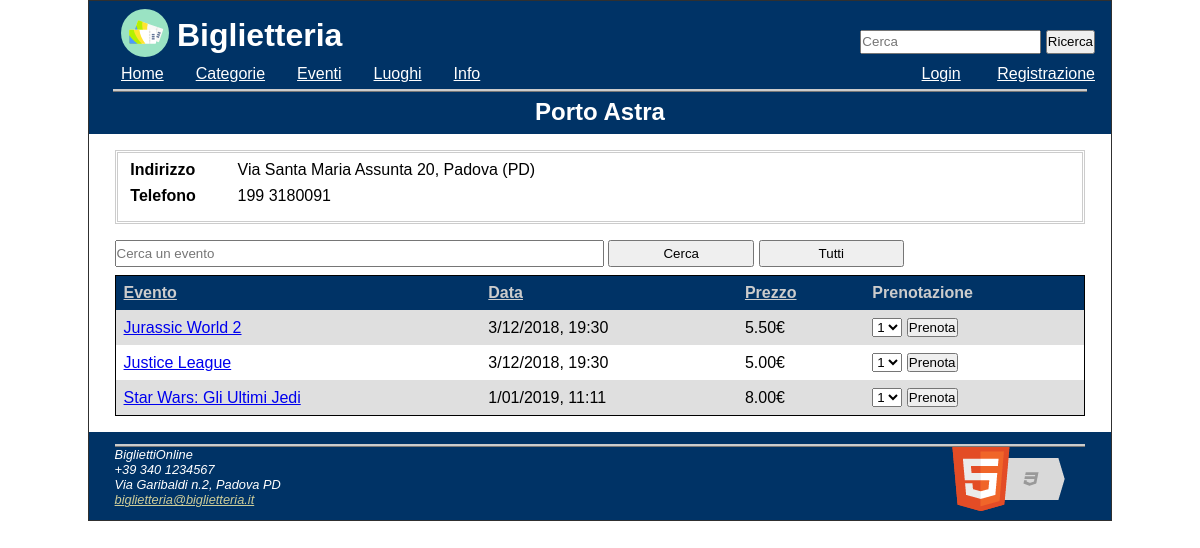
The app's page /altri_progetti/Progetto Feiv/public_html/luogo_scheda.php?luogo_id=9 with its own data.
### tables this page shows
CREATE TABLE `luoghi` (
  `id` int(11) NOT NULL,
  `nome` char(50) NOT NULL,
  `indirizzo` longtext,
  `telefono` char(40) DEFAULT NULL
);

CREATE TABLE `spettacoli` (
  `id` int(11) NOT NULL,
  `evento_id` int(11) NOT NULL DEFAULT '0',
  `luogo_id` int(11) NOT NULL DEFAULT '0',
  `data_ora` datetime NOT NULL,
  `posti_disponibili` bigint(20) NOT NULL DEFAULT '0',
  `prezzo` decimal(7,2) NOT NULL DEFAULT '0.00'
);

CREATE TABLE `eventi` (
  `id` int(11) NOT NULL,
  `categoria_id` int(11) NOT NULL,
  `nome` char(50) NOT NULL DEFAULT '0',
  `descrizione` longtext,
  `durata` time DEFAULT '00:00:00'
);

### altri_progetti/Progetto Feiv/public_html/luogo_scheda.php (the view, shortened to what this page needs)
<!DOCTYPE html>
<?php
require_once('php/config.php');
require_once('php/printTemplate.php');
$luogo = select("SELECT * FROM luoghi WHERE id=$luogo_id")[0];
?>
<html lang="it" >
<head>
  <?= printHead(get_nome_luogo($luogo_id)) ?>
</head>
<body>
  <header>
    <?= printHeader(); ?>
  </header>
  <nav id="nav" class="Off">
    <?= printNavBar(); ?>
  </nav>
  <div id="corpo" onclick="menuOff()">
    <div class="title"><h2><?= $luogo['nome'] ?></h2> </div>
      <div class="content">
          <aside>
          <div class="borderDl">
              <dl>
                  <dt>Indirizzo</dt><dd><?= $luogo['indirizzo'] ?></dd>
                  <dt>Telefono</dt><dd><?= $luogo['telefono'] ?></dd>
              </dl>
</div>
          </aside>
          <?php filter_form($filter,'Cerca un evento'); ?>
          <div class="tableResponsive">
            <table  aria-label="<?php echo "Tabella contenente gli spettacoli organizzati nel luogo ".$luogo['nome']."\""?> title="<?php echo "La tabella contiene tutti gli spettacoli presenti sul nostro sito che sono organizzati nel luogo ".$luogo['nome']."\""?>>
              <thead>
              <tr>
                  <th scope="col" >
                    <?php print_ordinable_th('Evento',$ord,'e','evento')?></th>
                  <th scope="col" >
                    <?php print_ordinable_th('Data',$ord,'d','data')?></th>
                  <th scope="col" >
                    <?php print_ordinable_th('Prezzo',$ord,'p','prezzo')?></th>
                  <th scope="col">Prenotazione</th>
              </tr>
              </thead>
              <tbody>
              <?php
              $sql = "SELECT spettacoli.data_ora,spettacoli.prezzo,spettacoli.id,eventi.nome,eventi.id as idevento,spettacoli.posti_disponibili
                FROM spettacoli JOIN eventi ON spettacoli.evento_id=eventi.id
                WHERE spettacoli.luogo_id=$luogo_id AND spettacoli.data_ora >= NOW() ";
              if(isset($ord)){
                  switch($ord){
                      case 'e': $sql.= "ORDER BY eventi.nome";
                          break;
                      case 'd': $sql.= "ORDER BY spettacoli.data_ora ASC";
                          break;
                      case 'p':  $sql.= "ORDER BY spettacoli.prezzo";
                  }
              } else {
                    $sql.=" ORDER BY eventi.nome";
              }
              $spettacoli = select($sql);
              foreach($spettacoli as $s){
                  echo "<tr>";
                  echo "<td><a title=\"Vai all'evento\" href='evento_scheda.php?evt_id=".$s['idevento']."'>".$s['nome'];
                  echo "</a></td>";
                  echo "<td>".format_data_ora($s['data_ora']);
                  echo "</td>";
                  echo "<td>".$s['prezzo']."&euro;";
                  echo "</td>";
                  print_form_prenotazione($s['id'], ((isset($_SESSION) && isset($_SESSION['user_id'])) ? $_SESSION['user_id'] : null),$s['posti_disponibili'],get_evento_from_spettacolo($s['id'])['nome'], $s['data_ora'] ,$luogo_id);
                  echo "</tr>";
              }
              ?>
          </table> </div>
      </div>
  </div>
  <footer>
    <?= printFooter(); ?>
  </footer>
</body>
</html>

### altri_progetti/Progetto Feiv/public_html/php/config.php (shortened to what this page needs)
<?php
$conn = null;
function query($sql)
{
    global $conn;
    $res = mysqli_query($conn, $sql);
    return $res;
}
function select($sql)
{
    $res = query($sql);
    $table = array();
    while ($row = mysqli_fetch_assoc($res)) {
        $table[] = $row;
    }
    return $table;
}
function get_nome_luogo($id)
{
    $luogo = select("SELECT nome FROM luoghi WHERE id=$id");
    return $luogo[0]['nome'];
}
function get_evento_from_spettacolo($id_spettacolo)
{
    $ret = select("SELECT eventi.* FROM eventi JOIN spettacoli ON eventi.id=spettacoli.evento_id
    WHERE spettacoli.id=$id_spettacolo");
    $ritorno = $ret[0];
    return $ritorno;
}
function is_logged()
{
    if (isset($_SESSION['user_id'])) {
        return true;
    } else {
        return false;
    }
}
function filter_form($filter, $placeholder = '')
{
    echo "<form  id=\"filterform\" method=\"GET\"";
    echo " action=".$_SERVER['PHP_SELF'].">";
    echo "
  <label for=\"cercaText\" id=\"cercaTextLabel\" >Filtra risultati</label>
  <input id=\"cercaText\" type=\"text\" name=\"filter\" value=\"$filter\" placeholder='$placeholder'>
  <input id=\"cercaButton\" type=\"submit\" value=\"Cerca\" class=\"postfix button\">
  <input  id=\"tuttiButton\" type=\"submit\" name=\"tutti\" value=\"Tutti\" class=\"prefix button secondary\">
  </form>";
}
function format_data_ora($data)
{
    $ret = new DateTime($data);
    return $ret->format('j/m/Y, H:i');
}
function print_ordinable_th($thtext, $ord, $char, $a_title)
{
    if (!is_ordered_by_char($ord, $char)) {
        $newRequest = $_SERVER['PHP_SELF'] . '?';
        if (isset($_GET)) {
            foreach ($_GET as $param => $value) {
                if ($param != 'ord') {
                    $newRequest .= "$param=$value&";
                }
            }
        }
        $newRequest .= "ord=" . $char;
        echo "<a href=\"$newRequest\"  title=\"Ordina per $a_title\">";
    }
    echo "$thtext";
    if (!is_ordered_by_char($ord, $char)) {
        echo "</a>";
    } else {
        echo "&#11206;";
    }
}
function is_ordered_by_char($ord, $char)
{
    return false;
}
function print_form_prenotazione($id_spettacolo, $id_user, $posti_disponibili, $nome_spettacolo, $data_ora, $luogo)
{
    $nome_spettacolo = addslashes($nome_spettacolo);
    if ($posti_disponibili > 0) {
        echo "<td>
        <form ";
        if (is_logged()) {
            echo "method=\"POST\" action=\"prenota.php\" onsubmit=\"return confirm('Confermi di voler eseguire una prenotazione per $nome_spettacolo?');\"";
        } else {
            echo "action=\"login.php\"";
        }
        echo " class=\"singleFieldForm\"  >
        <label class=\"invisibleLabel\" for=\"$id_spettacolo\">Scegli numero biglietti per $nome_spettacolo in data $data_ora presso $luogo </label>
        <select id=\"$id_spettacolo\"  title=\"Numero di posti\" ";
        if (is_logged())
        {
            echo " name=\"posti_b\"";
        }
        echo ">";
        if ($posti_disponibili >= 4) {
            for ($x = 1; $x <= 4; $x++) {
                echo "<option value=\"$x\">$x</option>";
            }
        } else {
            for ($x = 1; $x <= $posti_disponibili; $x++) {
                echo "<option value=\"$x\">$x</option>";
            }
        }
        echo "</select>
        <input type=\"hidden\"";
        echo "<input type=\"submit\" title=\"Prenota biglietto per ".$nome_spettacolo." presso ".$luogo." in data ".$data_ora."\"  value=\"Prenota\" class=\"singleButton\" >
    </form>
    </td>";
    } else {
        echo "<td>Non ci sono posti disponibili</td>";
    }
}

### altri_progetti/Progetto Feiv/public_html/css/screen.css (style rules this page uses)
* { padding: 0; margin: 0; }
header { background-color: #003366; color: #ffffff; width:100%; height: 4em; }
nav { background-color: #003366; color: #ffffff; width:100%; height: 1.5em; }
html, body { max-width: 1024px; margin: auto; font-family: Verdana,Arial,Helvetica,sans-serif; font-size:100%; }
body { border: 1px solid #303030; }
a:link { color: #0000EE; }
.tableResponsive { overflow-x: auto; }
table { width: 100%; background-color: #dfdfdf; border: solid 1px #000000; border-collapse: collapse; }
thead { background-color: #003366; color: #cccccc; text-align: left; }
tr:nth-child(even) { background-color: #eeeeee; }
tr:nth-child(even) { background-color: #ffffff; }
th, td { padding: 0.5em; }
th a:link { text-decoration: underline; cursor: pointer; color: #cccccc; }
td { vertical-align: bottom; }
.borderDl dl { border: 3px double #ccc; padding: 0.5em; }
.borderDl dt { float: left; clear: left; padding-left: 0.3em; font-weight: bold; }
.borderDl dd { margin: 0 0 0 7em; padding: 0 0 0.5em 0; }
.title { background-color: #003366; padding-bottom: 0.5em; }
.title h1, .title h2, .title h3 { color: #ffffff; padding-top: 6px; text-align: center; border-top: 3px ridge #CCCCCC; margin-left: 1em; margin-right: 1em; }
.content { width: 95%; margin: auto; display: block; padding-bottom: 1em; padding-top: 1em; }
#corpo { background-color: #ffffff; }
#corpo aside, #corpo section { margin-bottom: 1em; }
footer { background-color: #003366; color: #ffffff; font-size: 0.8em; padding: 1em; }
#filterform { margin: 0.5em auto 0.5em auto; display: block; width: 100%; }
#filterform input { height: 2em; }
#filterform #cercaButton { width: 15%; }
#filterform #tuttiButton { width: 15%; }
#filterform #cercaText { height: 1.7em; width: 50%; }

### altri_progetti/Progetto Feiv/public_html/css/mobile.css (style rules this page uses)
* { padding: 0; margin: 0; }
header { background-color: #003366; color: #ffffff; width:100%; position: fixed; top: 0; height: 4em; min-width: 375px; padding-bottom: 2em; }
nav { background-color: #003366; border : 0.1em solid; border-color: #000000; color: #ffffff; position: fixed; top: 3.5em; padding-bottom: 18em; width: 50%; margin-left: 50%; min-width: 14em; z-index: 10; }
.Off { display: none; }
html, body { max-width: 1024px; min-width: 375px; margin: auto; font-family: Verdana,Arial,Helvetica,sans-serif; font-size:100%; }
body { border: 1px solid #303030; padding-top: 3.9em; }
a:link { color: #0000EE; }
.tableResponsive { overflow-x: auto; }
table { width: 100%; background-color: #dfdfdf; border: solid 1px #000000; border-collapse: collapse; }
thead { background-color: #003366; color: #cccccc; text-align: left; }
tr:nth-child(even) { background-color: #dfdfdf; }
tr:nth-child(even) { background-color: #ffffff; }
th, td { padding: 0.5em; }
th a { text-decoration: underline; cursor: pointer; }
th a:link { text-decoration: underline; cursor: pointer; color: #cccccc; }
td { vertical-align: bottom; }
.borderDl dl { border: 3px double #ccc; padding: 0.5em; }
.borderDl dt { float: left; clear: left; padding-left: 0.3em; font-weight: bold; }
.borderDl dd { margin: 0 0 0 7em; padding: 0 0 0.5em 0; }
.title { background-color: #003366; padding-top: 0.1em; padding-bottom: 0.5em; margin-top: 2em; }
.title h1, .title h2, .title h3 { color: #ffffff; padding-top: 6px; text-align: center; border-top: 3px ridge #CCCCCC; margin-left: 1em; margin-right: 1em; }
.content { width: 95%; margin: auto; display: block; padding-bottom: 1em; padding-top: 1em; }
#corpo { background-color: #ffffff; }
#corpo aside, #corpo section { margin-bottom: 1em; }
footer { background-color: #003366; color: #ffffff; font-size: 0.8em; padding: 1em; }
#filterform { margin: 0.5em auto 0.5em auto; display: block; width: 100%; }
#filterform input { height: 2em; }
#filterform #cercaButton { width: 15%; }
#filterform #tuttiButton { width: 15%; }
#filterform #cercaText { height: 1.7em; width: 50%; }

### altri_progetti/Progetto Feiv/public_html/css/print.css (style rules this page uses)
* { background-color: transparent; color:#000000; }
header, nav, input { display: none }

### records on screen
luoghi: nome "Porto Astra", indirizzo "Via Santa Maria Assunta 20, Padova (PD)", telefono "199 3180091"
spettacoli: evento.nome "Jurassic World 2", data_ora "3/12/2018, 19:30", prezzo "5.50"
spettacoli: evento.nome "Justice League", data_ora "3/12/2018, 19:30", prezzo "5.00"
spettacoli: evento.nome "Star Wars: Gli Ultimi Jedi", data_ora "1/01/2019, 11:11", prezzo "8.00"

### other values on screen
$thtext "Evento Data Prezzo"
form field value "1"
